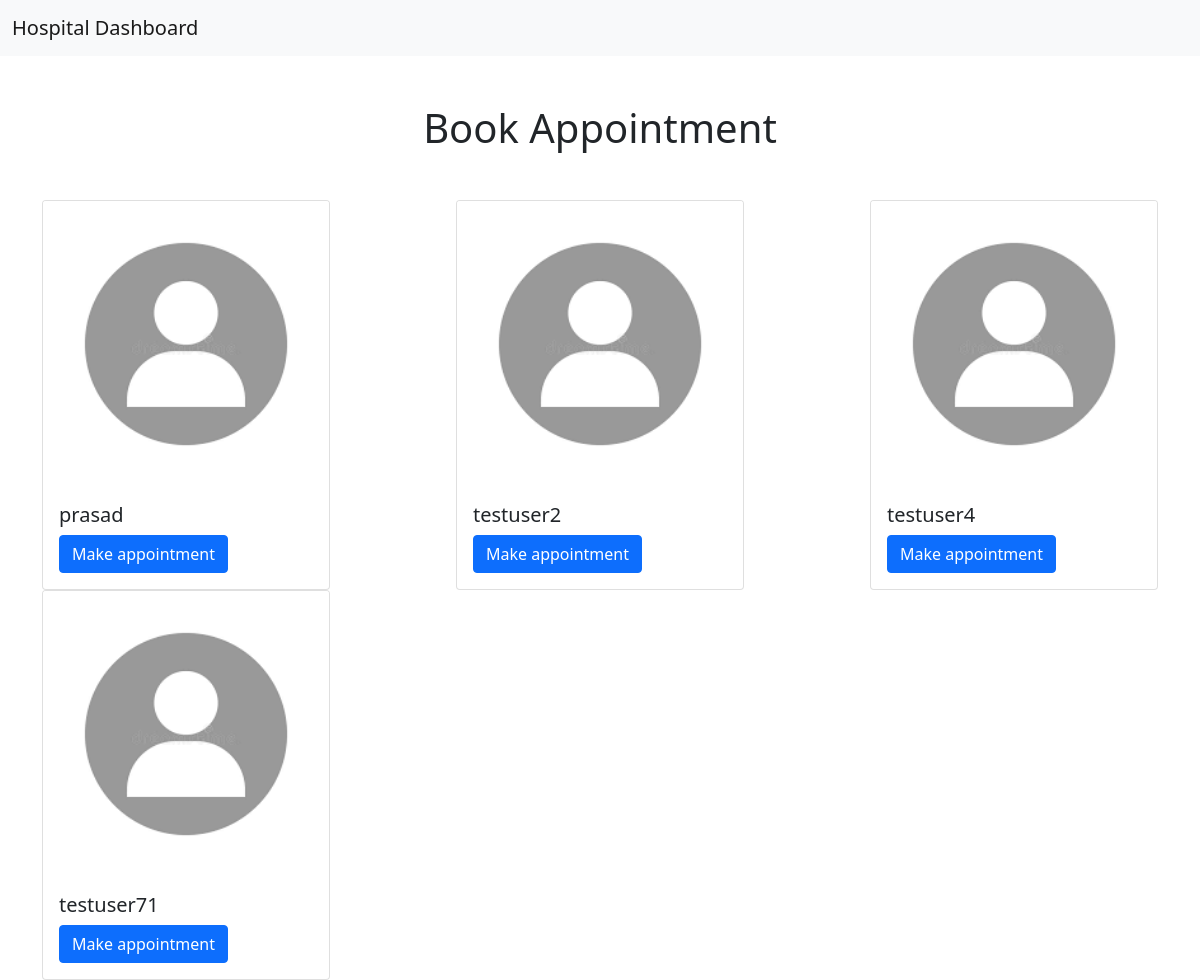
Page /bookappointment/ on the committed database.
### Core/models.py (models this page shows, shortened)
class Staff(models.Model):
	user = models.OneToOneField(User, on_delete=models.CASCADE)
	joining_date = models.DateTimeField( auto_now_add=True)

class User(AbstractUser):
	phone = models.CharField(max_length=14, blank=True, null=True)
	profile = models.ImageField(default="https://img.freepik.com/premium-vector/account-icon-user-icon-vector-graphics_292645-552.jpg?w=740",upload_to=getPath)
	address = models.TextField()

### Core/views.py (the view)
# urls.py: path('bookappointment/', views.doctor_list, name='doctor_list_view'),
def doctor_list(request):
    doctors = Staff.objects.all()
    return render(request, 'Core/listDocters.html', {'doctors': doctors})

### templates/Core/listDocters.html (shortened to what this page needs)
{% extends 'Core/base.html' %}
{% block "codeblock" %}
<div class="container mt-5">
  <div>
    <h1 class="m-5 text-center ">Book Appointment</h1>
    <div class="d-flex flex-row flex-wrap justify-content-between">
      {% for doctor in doctors %}
        <div class="card" style="width: 18rem;">
            <img class="card-img-top" src="{{ doctor.user.profile.url }}" alt="{{ doctor.user.username }} Profile Picture">
            <div class="card-body">
                <h5 class="card-title">{{ doctor.user.username }}</h5>
                <a href="/makeappointment/{{ doctor.user.id }}" class="btn btn-primary">Make appointment</a>
            </div>
          </div>
    {% endfor %}
    </div>
  </div>
</div>
{% endblock "codeblock" %}

### rows in the picture
Staff: user.profile (placeholder picture), user.username "prasad"
Staff: user.profile (placeholder picture), user.username "testuser2"
Staff: user.profile (placeholder picture), user.username "testuser4"
Staff: user.profile (placeholder picture), user.username "testuser71"
